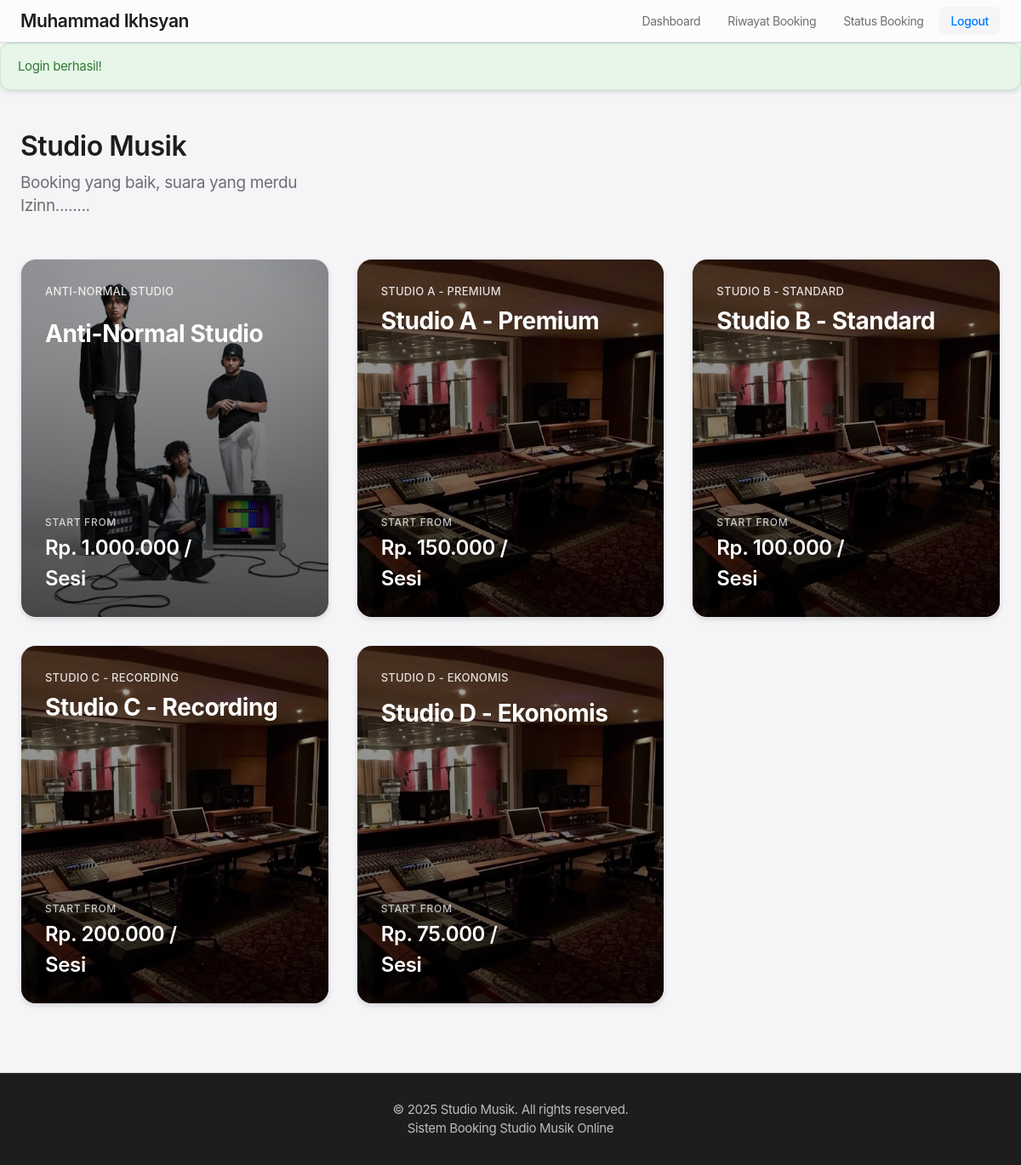
The app's page /public/index.php?url=user/dashboard (signed in), older data.
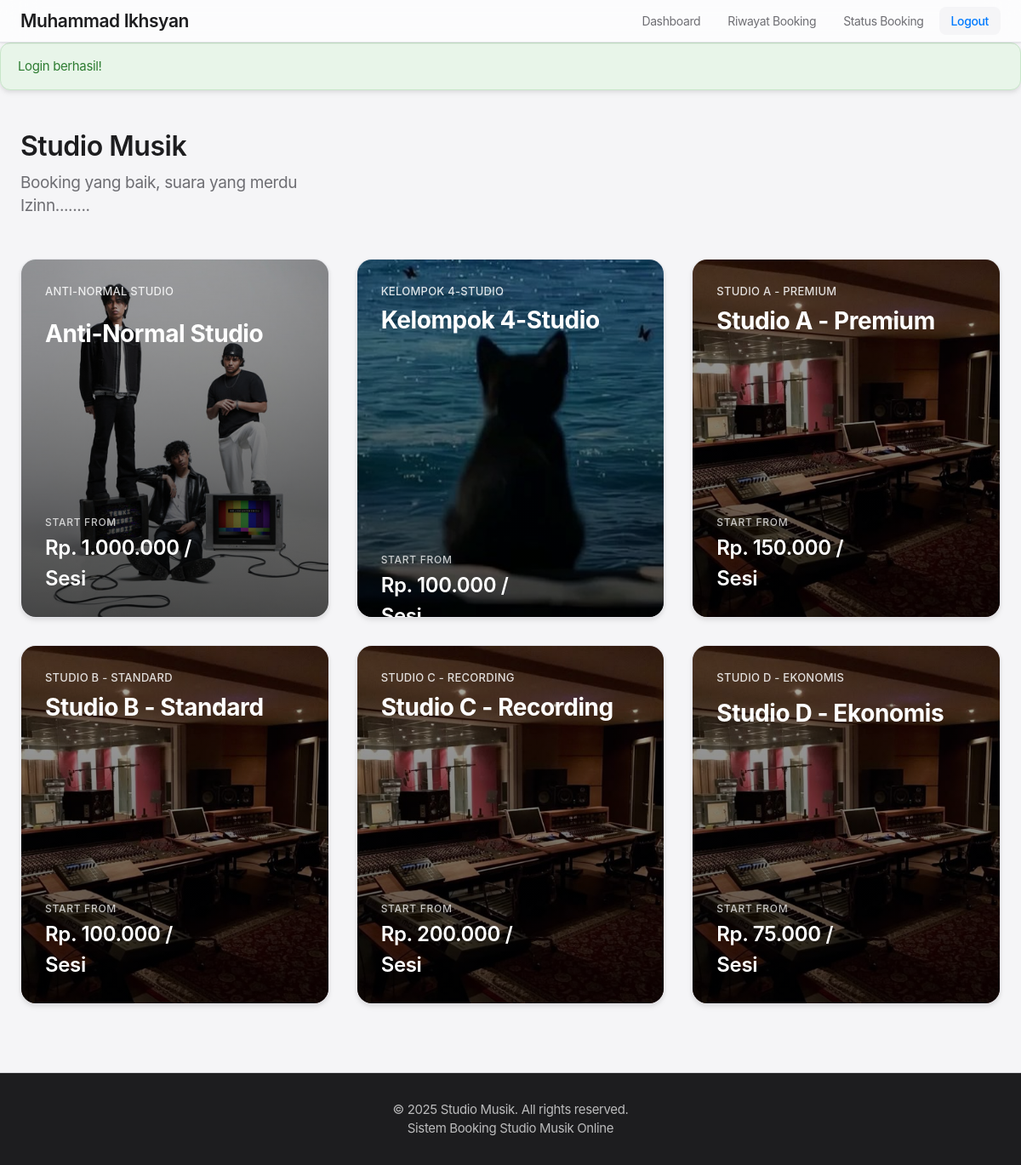
The same page, newer data.
### tables this page shows
CREATE TABLE `studios` (
  `id_studio` int(11) NOT NULL,
  `nama_studio` varchar(100) NOT NULL,
  `deskripsi` text DEFAULT NULL,
  `harga_per_jam` decimal(10,2) NOT NULL,
  `fasilitas` text DEFAULT NULL,
  `kapasitas` int(11) NOT NULL,
  `gambar` varchar(255) DEFAULT NULL,
  `status_ketersediaan` enum('Tersedia','Tidak Tersedia') DEFAULT 'Tersedia',
  `created_at` timestamp NULL DEFAULT current_timestamp()
);

### app/controllers/UserController.php (called while the page is built, shortened)
<?php
require_once __DIR__ . '/../../core/Controller.php';
class UserController extends Controller {
    public function dashboard() {
        $studioModel = $this->model('Studio');
        $studios = $studioModel->getAvailable();
        $data = [
            'user' => $_SESSION['user'],
            'studios' => $studios,
            'title' => 'Dashboard - Studio Musik'
        ];
        $this->view('user/dashboard', $data);
    }
}
?>

### core/Model.php (called while the page is built, shortened)
<?php
class Model {
    public function __construct() {
        require_once __DIR__ . '/../config/Database.php';
        $database = new Database();
        $this->db = $database->getConnection();
    }
}
?>

### config/Database.php (called while the page is built, shortened)
<?php
class Database {
    private $host = "localhost";
    private $db_name = "studio_music";
    private $username = "root";
    private $password = "";
    public function getConnection() {
        $this->conn = null;
        try {
            $this->conn = new PDO(
                "mysql:host=" . $this->host . ";dbname=" . $this->db_name,
                $this->username,
                $this->password
            );
            $this->conn->setAttribute(PDO::ATTR_ERRMODE, PDO::ERRMODE_EXCEPTION);
            $this->conn->exec("set names utf8");
        } catch(PDOException $e) {
            echo "Connection Error: " . $e->getMessage();
        }
        return $this->conn;
    }
}
?>

### app/models/Studio.php (called while the page is built, shortened)
<?php
require_once __DIR__ . '/../../core/Model.php';
class Studio extends Model {
    protected $table = 'studios';
    public function getAvailable() {
        $query = "SELECT * FROM " . $this->table . " WHERE status_ketersediaan = 'Tersedia' ORDER BY nama_studio ASC";
        $stmt = $this->db->prepare($query);
        $stmt->execute();
        return $stmt->fetchAll(PDO::FETCH_ASSOC);
    }
}
?>

### app/views/user/dashboard.php (the view, shortened to what this page needs)
<?php include __DIR__ . '/../layouts/header.php'; ?>
<div class="dashboard-container">
    <div class="page-header">
        <h2>Studio Musik</h2>
        <p class="subtitle">Booking yang baik, suara yang merdu</p>
        <p class="subtitle">Izinn........</p>
    </div>
    <div class="studio-grid">
        <?php if (!empty($studios)): ?>
            <?php foreach ($studios as $studio): ?>
                <div class="studio-card-modern">
                    <div class="studio-card-image-wrapper">
                        <img src="/Studio-Music/public/images/<?= htmlspecialchars($studio['gambar'] ?? 'default-studio.jpg') ?>" alt="<?= htmlspecialchars($studio['nama_studio']) ?>" class="studio-image-modern">
                        <div class="studio-overlay">
                            <div class="studio-location">
                                <?= htmlspecialchars($studio['nama_studio']) ?>
                            </div>
                            <h3 class="studio-title-overlay"><?= htmlspecialchars($studio['nama_studio']) ?></h3>
                            <div class="studio-footer-overlay">
                                <div class="studio-price-overlay">
                                    <div class="price-label">Start From</div>
                                    <div class="price-amount">Rp. <?= number_format($studio['harga_per_jam'], 0, ',', '.') ?> / Sesi</div>
                                </div>
                            </div>
                        </div>
                    </div>
                </div>
            <?php endforeach; ?>
        <?php else: ?>
            <div class="no-data">
                <p>Belum ada studio tersedia saat ini.</p>
            </div>
        <?php endif; ?>
    </div>
</div>
<?php include __DIR__ . '/../layouts/footer.php'; ?>

### public/index.php (shortened to what this page needs)
<?php
require_once '../core/Controller.php';
require_once '../core/Model.php';
$url = isset($_GET['url']) ? $_GET['url'] : 'auth/login';
$url = rtrim($url, '/');
$url = filter_var($url, FILTER_SANITIZE_URL);
$url = explode('/', $url);
$controllerName = isset($url[0]) && !empty($url[0]) ? ucfirst($url[0]) . 'Controller' : 'AuthController';
$controllerFile = '../app/controllers/' . $controllerName . '.php';
if (file_exists($controllerFile)) {
    $controller = new $controllerName();
    $method = isset($url[1]) && !empty($url[1]) ? $url[1] : 'login';
    $params = isset($url[2]) ? array_slice($url, 2) : [];
    if (method_exists($controller, $method)) {
        call_user_func_array([$controller, $method], $params);
    } else {
        http_response_code(404);
        echo "404 - Method not found: " . $method;
    }
} else {
    http_response_code(404);
    echo "404 - Controller not found: " . $controllerName;
}
?>

### core/Controller.php (shortened to what this page needs)
<?php
class Controller {
    public function view($view, $data = []) {
        extract($data);
        $viewFile = __DIR__ . '/../app/views/' . $view . '.php';
        if (file_exists($viewFile)) {
            require_once $viewFile;
        } else {
            echo "View not found: " . $view;
        }
    }
    public function model($model) {
        $modelFile = __DIR__ . '/../app/models/' . $model . '.php';
        if (file_exists($modelFile)) {
            return new $model();
        } else {
            die("Model not found: " . $model);
        }
    }
}
?>

### app/views/layouts/header.php (shortened to what this page needs)
<!DOCTYPE html>
<html lang="id">
<head>
    <link rel="stylesheet" href="/Studio-Music/public/css/minimalist.css">
</head>
<body>
    <nav class="navbar">
        <div class="navbar-container">
            <div class="navbar-brand">
                <h2><?= $user['nama'] ?? 'Studio Musik' ?></h2>
            </div>
            <ul class="navbar-menu">
                <li><a href="/Studio-Music/public/index.php?url=user/dashboard" class="nav-link">Dashboard</a></li>
                <li><a href="/Studio-Music/public/index.php?url=user/riwayat" class="nav-link">Riwayat Booking</a></li>
                <li><a href="/Studio-Music/public/index.php?url=user/statusBooking" class="nav-link">Status Booking</a></li>
                <li><a href="/Studio-Music/public/index.php?url=auth/logout" class="nav-link logout">Logout</a></li>
            </ul>
        </div>
    </nav>
    <?php
    if (isset($_SESSION['flash'])) {
        $flash = $_SESSION['flash'];
        echo '<div class="alert alert-' . $flash['type'] . '">' . $flash['message'] . '</div>';
    }
    ?>
    <main class="main-content">

### app/views/layouts/footer.php (shortened to what this page needs)
    </main>
    <footer class="footer">
        <div class="footer-container">
            <p>&copy; <?= date('Y') ?> Studio Musik. All rights reserved.</p>
            <p>Sistem Booking Studio Musik Online</p>
        </div>
    </footer>
</body>
</html>

Row changes from the older to the newer data that the page shows:
added studios: gambar (picture), nama_studio "KELOMPOK 4-STUDIO", nama_studio "Kelompok 4-Studio", harga_per_jam "100.000"
